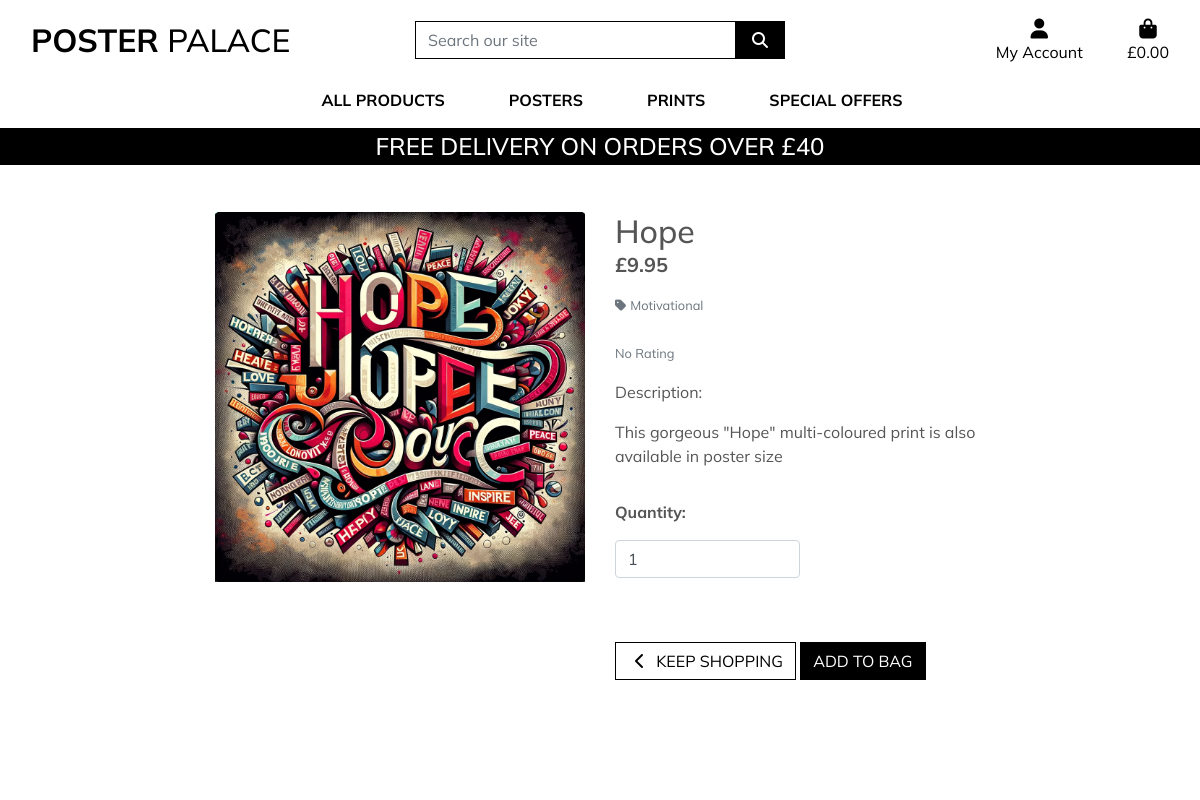
The app's page /products/2 with its own data.
### products/models.py (models this page shows, shortened)
class Product(models.Model):
    sku = models.CharField(max_length=15,
                           default=get_random_string,
                           null=True, blank=True)
    name = models.CharField(max_length=200)
    slug = models.SlugField(max_length=200, unique=True)
    image = models.ImageField(null=True, blank=True)
    image2 = models.ImageField(null=True, blank=True)
    description = models.TextField(blank=True)
    sizes = models.BooleanField(default=False, null=True, blank=True)
    price = models.DecimalField(default=9.95, max_digits=8, decimal_places=2)
    category = models.ForeignKey('Category', null=True,
                                 blank=True, on_delete=models.SET_NULL)
    available = models.BooleanField(default=True)
    rating = models.DecimalField(max_digits=7, decimal_places=2,
                                 null=True, blank=True)
    created = models.DateTimeField(auto_now_add=True)
    updated = models.DateTimeField(auto_now=True)

class Category(models.Model):
    name = models.CharField(max_length=200)
    slug = models.SlugField(max_length=200,
                            unique=True, null=True, blank=True)
    friendly_name = models.CharField(max_length=200, null=True, blank=True)
    class Meta:
        ordering = ['name']
        verbose_name = 'category'
        verbose_name_plural = 'categories'

### products/views.py (the view)
# urls.py: path('<product_id>', views.product_detail, name='product_detail'),
def product_detail(request, product_id):
    product = get_object_or_404(Product, pk=product_id)
    context = {
        'product': product,
    }
    return render(request, 'products/product_detail.html', context)

### bag/contexts.py (called while the page is built, shortened)
def bag_contents(request):
    bag_items = []
    total = 0
    product_count = 0
    bag = request.session.get('bag', {})
    if total < settings.FREE_DELIVERY_THRESHOLD:
        delivery = total * Decimal(settings.STANDARD_DELIVERY_PERCENTAGE / 100)
        free_delivery_delta = settings.FREE_DELIVERY_THRESHOLD - total
    else:
        delivery = 0
        free_delivery_delta = 0
    grand_total = delivery + total
    context = {
        'bag_items': bag_items,
        'total': total,
        'product_count': product_count,
        'delivery': delivery,
        'free_delivery_delta': free_delivery_delta,
        'free_delivery_threshold': settings.FREE_DELIVERY_THRESHOLD,
        'grand_total': grand_total,
    }
    return context

### products/templates/products/product_detail.html (shortened to what this page needs)
{% extends "base.html" %}
{% load static %}
{% block page_header %}
    <div class="container header-container">
    </div>
{% endblock %}
{% block content %}
    <div class="overlay"></div>
    <div class="container-fluid">
        <div class="row">
            <div class="col-12 col-md-6 col-lg-4 offset-lg-2">
                <div class="image-container my-5">
                    {% if product.image %}
                        <a href="{{ product.image.url }}" target="_blank">
                            <img class="card-img-top img-fluid" src="{{ product.image.url }}" alt="{{ product.name }}">
                        </a>
                        {% else %}
                        <a href="">
                            <img class="card-img-top img-fluid" src="{{ MEDIA_URL }}noimage.png" alt="{{ product.name }}">
                        </a>
                    {% endif %}
                </div>
            </div>
            <div class="col-12 col-md-6 col-lg-4">
                <div class="product-details-container mb-5 mt-md-5">
                    <h2 class="mb-0">{{ product.name }}</h2>
                    <p class="lead mb-0 text-left font-weight-bold">£{{ product.price }}</p>
                        {% if product.category %}
                        <p class="small mt-3 mb-0">
                            <a class="text-muted" href="{% url 'products' %}?category={{ product.category.name }}">
                                <i class="fas fa-tag mr-1"></i>{{ product.category.friendly_name }}
                            </a>
                        </p>
                        {% endif %}
                      <br class="mt-3">
                    {% if product.rating %}
                        <small class="text-muted"><i class="fas fa-star mr-1"></i>{{ product.rating }} / 7</small>
                    {% else %}
                        <small class="text-muted mt-3">No Rating</small>
                    {% endif %}
                    <p class="mt-3">Description: </p>
                    <p class="mt-3">{{ product.description }}</p>
                    <form class="form" action="{% url 'add_to_bag' product.id %}" method="POST">
                        <div class="form-row">
                            <div class="col-12">
                                <p class="mt-3"><strong>Quantity:</strong></p>
                                <div class="form-group w-50">
                                    <div class="input-group">
                                        <input class="form-control qty_input" type="number" name="quantity" value="1" min="1" max="99" data-item_id="{{ product.id }}" id="id_qty_{{ product.id }}">
                                    </div>
                                </div>
                            </div>
                            <div class="col-12">
                                <a href="{% url 'products' %}" class="btn btn-outline-black rounded-0 mt-5">
                                    <span class="icon">
                                        <i class="fas fa-chevron-left"></i>
                                    </span>
                                    <span class="text-uppercase">Keep Shopping</span>
                                </a>
                                <input type="submit" class="btn btn-black rounded-0 text-uppercase mt-5" value="Add to Bag">
                            </div>
                        </div>
                    </form>
                </div>
            </div>
        </div>
    </div>
{% endblock %}

### static/css/style.css (style rules this page uses)
html { height: 100%; }
body { background: url('/media/images/image4-homepage.webp') no-repeat center center fixed; background-size: cover; height: calc(100vh - 164px); color: #555; font-family: 'Mulish', sans-serif; }
.icon { align-items: center; display: inline-flex; justify-content: center; height: 1.5rem; width: 1.5rem; }
.btn-black { background: black; color: white; }
.btn-outline-black { background: white; color: black !important; border: 1px solid black; }
.overlay { height: 100%; width: 100%; top: 0; left: 0; position: fixed; background: white; z-index: -1; }
@media (min-width: 1200px) { .container { max-width: 80%; } }
@media (min-width: 992px) { .header-container { padding-top: 164px; } }

### records on screen
Product: image (picture), name "Hope", price "9.95", category.friendly_name "Motivational", description "This gorgeous \"Hope\" multi-coloured print is also available in poster size"

### other values on screen
{{ free_delivery_threshold }} "40"
